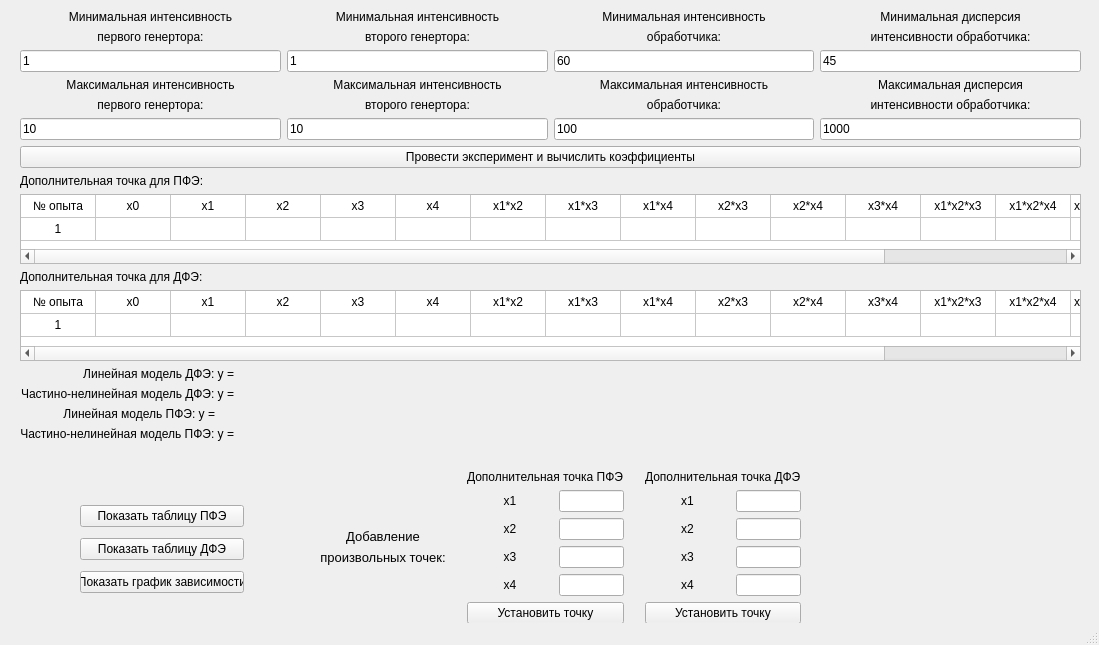
<?xml version="1.0" encoding="UTF-8"?>
<ui version="4.0">
 <class>MainWindow</class>
 <widget class="QMainWindow" name="MainWindow">
  <property name="geometry">
   <rect>
    <x>0</x>
    <y>0</y>
    <width>1099</width>
    <height>645</height>
   </rect>
  </property>
  <property name="windowTitle">
   <string>MainWindow</string>
  </property>
  <widget class="QWidget" name="centralwidget">
   <widget class="QWidget" name="layoutWidget">
    <property name="geometry">
     <rect>
      <x>20</x>
      <y>10</y>
      <width>1061</width>
      <height>451</height>
     </rect>
    </property>
    <layout class="QGridLayout" name="gridLayout_3">
     <item row="1" column="0">
      <widget class="QPushButton" name="btn_do_plan">
       <property name="text">
        <string>Провести эксперимент и вычислить коэффициенты</string>
       </property>
      </widget>
     </item>
     <item row="0" column="0">
      <layout class="QGridLayout" name="gridLayout_2">
       <item row="0" column="3">
        <layout class="QVBoxLayout" name="verticalLayout_3">
         <item>
          <widget class="QLabel" name="label_7">
           <property name="text">
            <string>Минимальная дисперсия</string>
           </property>
           <property name="alignment">
            <set>Qt::AlignCenter</set>
           </property>
          </widget>
         </item>
         <item>
          <widget class="QLabel" name="label_8">
           <property name="text">
            <string>интенсивности обработчика:</string>
           </property>
           <property name="alignment">
            <set>Qt::AlignCenter</set>
           </property>
          </widget>
         </item>
         <item>
          <widget class="QLineEdit" name="entry_proc_dev_min">
           <property name="text">
            <string>45</string>
           </property>
          </widget>
         </item>
        </layout>
       </item>
       <item row="0" column="2">
        <layout class="QVBoxLayout" name="verticalLayout_2">
         <item>
          <widget class="QLabel" name="label_5">
           <property name="text">
            <string>Минимальная интенсивность</string>
           </property>
           <property name="alignment">
            <set>Qt::AlignCenter</set>
           </property>
          </widget>
         </item>
         <item>
          <widget class="QLabel" name="label_6">
           <property name="text">
            <string>обработчика:</string>
           </property>
           <property name="alignment">
            <set>Qt::AlignCenter</set>
           </property>
          </widget>
         </item>
         <item>
          <widget class="QLineEdit" name="entry_proc_int_min">
           <property name="text">
            <string>60</string>
           </property>
          </widget>
         </item>
        </layout>
       </item>
       <item row="0" column="0">
        <layout class="QVBoxLayout" name="verticalLayout">
         <item>
          <widget class="QLabel" name="label">
           <property name="text">
            <string>Минимальная интенсивность</string>
           </property>
           <property name="alignment">
            <set>Qt::AlignCenter</set>
           </property>
          </widget>
         </item>
         <item>
          <widget class="QLabel" name="label_3">
           <property name="text">
            <string>первого генертора:</string>
           </property>
           <property name="alignment">
            <set>Qt::AlignCenter</set>
           </property>
          </widget>
         </item>
         <item>
          <widget class="QLineEdit" name="entry_gen1_int_min">
           <property name="text">
            <string>1</string>
           </property>
          </widget>
         </item>
        </layout>
       </item>
       <item row="1" column="0">
        <layout class="QVBoxLayout" name="verticalLayout_4">
         <item>
          <widget class="QLabel" name="label_9">
           <property name="text">
            <string>Максимальная интенсивность</string>
           </property>
           <property name="alignment">
            <set>Qt::AlignCenter</set>
           </property>
          </widget>
         </item>
         <item>
          <widget class="QLabel" name="label_10">
           <property name="text">
            <string>первого генертора:</string>
           </property>
           <property name="alignment">
            <set>Qt::AlignCenter</set>
           </property>
          </widget>
         </item>
         <item>
          <widget class="QLineEdit" name="entry_gen1_int_max">
           <property name="text">
            <string>10</string>
           </property>
          </widget>
         </item>
        </layout>
       </item>
       <item row="1" column="3">
        <layout class="QVBoxLayout" name="verticalLayout_6">
         <item>
          <widget class="QLabel" name="label_13">
           <property name="text">
            <string>Максимальная дисперсия</string>
           </property>
           <property name="alignment">
            <set>Qt::AlignCenter</set>
           </property>
          </widget>
         </item>
         <item>
          <widget class="QLabel" name="label_14">
           <property name="text">
            <string>интенсивности обработчика:</string>
           </property>
           <property name="alignment">
            <set>Qt::AlignCenter</set>
           </property>
          </widget>
         </item>
         <item>
          <widget class="QLineEdit" name="entry_proc_dev_max">
           <property name="text">
            <string>1000</string>
           </property>
          </widget>
         </item>
        </layout>
       </item>
       <item row="1" column="2">
        <layout class="QVBoxLayout" name="verticalLayout_5">
         <item>
          <widget class="QLabel" name="label_11">
           <property name="text">
            <string>Максимальная интенсивность</string>
           </property>
           <property name="alignment">
            <set>Qt::AlignCenter</set>
           </property>
          </widget>
         </item>
         <item>
          <widget class="QLabel" name="label_12">
           <property name="text">
            <string>обработчика:</string>
           </property>
           <property name="alignment">
            <set>Qt::AlignCenter</set>
           </property>
          </widget>
         </item>
         <item>
          <widget class="QLineEdit" name="entry_proc_int_max">
           <property name="text">
            <string>100</string>
           </property>
          </widget>
         </item>
        </layout>
       </item>
       <item row="0" column="1">
        <layout class="QVBoxLayout" name="verticalLayout_12">
         <item>
          <widget class="QLabel" name="label_32">
           <property name="text">
            <string>Минимальная интенсивность</string>
           </property>
           <property name="alignment">
            <set>Qt::AlignCenter</set>
           </property>
          </widget>
         </item>
         <item>
          <widget class="QLabel" name="label_33">
           <property name="text">
            <string>второго генертора:</string>
           </property>
           <property name="alignment">
            <set>Qt::AlignCenter</set>
           </property>
          </widget>
         </item>
         <item>
          <widget class="QLineEdit" name="entry_gen2_int_min">
           <property name="text">
            <string>1</string>
           </property>
          </widget>
         </item>
        </layout>
       </item>
       <item row="1" column="1">
        <layout class="QVBoxLayout" name="verticalLayout_13">
         <item>
          <widget class="QLabel" name="label_34">
           <property name="text">
            <string>Максимальная интенсивность</string>
           </property>
           <property name="alignment">
            <set>Qt::AlignCenter</set>
           </property>
          </widget>
         </item>
         <item>
          <widget class="QLabel" name="label_35">
           <property name="text">
            <string>второго генертора:</string>
           </property>
           <property name="alignment">
            <set>Qt::AlignCenter</set>
           </property>
          </widget>
         </item>
         <item>
          <widget class="QLineEdit" name="entry_gen2_int_max">
           <property name="text">
            <string>10</string>
           </property>
          </widget>
         </item>
        </layout>
       </item>
      </layout>
     </item>
     <item row="4" column="0">
      <widget class="QLabel" name="label_21">
       <property name="maximumSize">
        <size>
         <width>16777215</width>
         <height>20</height>
        </size>
       </property>
       <property name="text">
        <string>Дополнительная точка для ДФЭ:</string>
       </property>
      </widget>
     </item>
     <item row="6" column="0">
      <layout class="QGridLayout" name="gridLayout">
       <item row="3" column="0">
        <layout class="QVBoxLayout" name="verticalLayout_10">
         <item>
          <widget class="QLabel" name="label_4">
           <property name="maximumSize">
            <size>
             <width>16777215</width>
             <height>20</height>
            </size>
           </property>
           <property name="text">
            <string>Частино-нелинейная модель ПФЭ: y =</string>
           </property>
           <property name="alignment">
            <set>Qt::AlignRight|Qt::AlignTrailing|Qt::AlignVCenter</set>
           </property>
          </widget>
         </item>
         <item>
          <spacer name="verticalSpacer_3">
           <property name="orientation">
            <enum>Qt::Vertical</enum>
           </property>
           <property name="sizeHint" stdset="0">
            <size>
             <width>20</width>
             <height>40</height>
            </size>
           </property>
          </spacer>
         </item>
        </layout>
       </item>
       <item row="2" column="1">
        <widget class="QLabel" name="label_yfl">
         <property name="minimumSize">
          <size>
           <width>0</width>
           <height>0</height>
          </size>
         </property>
         <property name="text">
          <string/>
         </property>
        </widget>
       </item>
       <item row="0" column="1">
        <widget class="QLabel" name="label_ypl">
         <property name="text">
          <string/>
         </property>
        </widget>
       </item>
       <item row="2" column="0">
        <widget class="QLabel" name="label_2">
         <property name="maximumSize">
          <size>
           <width>195</width>
           <height>20</height>
          </size>
         </property>
         <property name="text">
          <string>Линейная модель ПФЭ: y =</string>
         </property>
         <property name="alignment">
          <set>Qt::AlignRight|Qt::AlignTrailing|Qt::AlignVCenter</set>
         </property>
        </widget>
       </item>
       <item row="3" column="1">
        <widget class="QLabel" name="label_yfnl">
         <property name="minimumSize">
          <size>
           <width>0</width>
           <height>26</height>
          </size>
         </property>
         <property name="text">
          <string/>
         </property>
        </widget>
       </item>
       <item row="0" column="0">
        <widget class="QLabel" name="label_36">
         <property name="text">
          <string>Линейная модель ДФЭ: y =</string>
         </property>
         <property name="alignment">
          <set>Qt::AlignRight|Qt::AlignTrailing|Qt::AlignVCenter</set>
         </property>
        </widget>
       </item>
       <item row="1" column="0">
        <widget class="QLabel" name="label_37">
         <property name="text">
          <string>Частино-нелинейная модель ДФЭ: y =</string>
         </property>
         <property name="alignment">
          <set>Qt::AlignRight|Qt::AlignTrailing|Qt::AlignVCenter</set>
         </property>
        </widget>
       </item>
       <item row="1" column="1">
        <widget class="QLabel" name="label_ypnl">
         <property name="text">
          <string/>
         </property>
        </widget>
       </item>
      </layout>
     </item>
     <item row="2" column="0">
      <layout class="QHBoxLayout" name="horizontalLayout_3">
       <item>
        <widget class="QLabel" name="label_18">
         <property name="maximumSize">
          <size>
           <width>16777215</width>
           <height>20</height>
          </size>
         </property>
         <property name="text">
          <string>Дополнительная точка для ПФЭ:</string>
         </property>
        </widget>
       </item>
      </layout>
     </item>
     <item row="3" column="0">
      <widget class="QTableWidget" name="table_custom_full">
       <property name="minimumSize">
        <size>
         <width>800</width>
         <height>20</height>
        </size>
       </property>
       <property name="maximumSize">
        <size>
         <width>16777215</width>
         <height>90</height>
        </size>
       </property>
       <property name="rowCount">
        <number>2</number>
       </property>
       <property name="columnCount">
        <number>17</number>
       </property>
       <attribute name="horizontalHeaderVisible">
        <bool>false</bool>
       </attribute>
       <attribute name="horizontalHeaderDefaultSectionSize">
        <number>75</number>
       </attribute>
       <attribute name="verticalHeaderVisible">
        <bool>false</bool>
       </attribute>
       <attribute name="verticalHeaderDefaultSectionSize">
        <number>23</number>
       </attribute>
       <row/>
       <row/>
       <column/>
       <column/>
       <column/>
       <column/>
       <column/>
       <column/>
       <column/>
       <column/>
       <column/>
       <column/>
       <column/>
       <column/>
       <column/>
       <column/>
       <column/>
       <column/>
       <column/>
       <item row="0" column="0">
        <property name="text">
         <string>№ опыта</string>
        </property>
        <property name="textAlignment">
         <set>AlignCenter</set>
        </property>
       </item>
       <item row="0" column="1">
        <property name="text">
         <string>x0</string>
        </property>
        <property name="textAlignment">
         <set>AlignCenter</set>
        </property>
       </item>
       <item row="0" column="2">
        <property name="text">
         <string>x1</string>
        </property>
        <property name="textAlignment">
         <set>AlignCenter</set>
        </property>
       </item>
       <item row="0" column="3">
        <property name="text">
         <string>x2</string>
        </property>
        <property name="textAlignment">
         <set>AlignCenter</set>
        </property>
       </item>
       <item row="0" column="4">
        <property name="text">
         <string>x3</string>
        </property>
        <property name="textAlignment">
         <set>AlignCenter</set>
        </property>
       </item>
       <item row="0" column="5">
        <property name="text">
         <string>x4</string>
        </property>
        <property name="textAlignment">
         <set>AlignCenter</set>
        </property>
       </item>
       <item row="0" column="6">
        <property name="text">
         <string>x1*x2</string>
        </property>
        <property name="textAlignment">
         <set>AlignCenter</set>
        </property>
       </item>
       <item row="0" column="7">
        <property name="text">
         <string>x1*x3</string>
        </property>
        <property name="textAlignment">
         <set>AlignCenter</set>
        </property>
       </item>
       <item row="0" column="8">
        <property name="text">
         <string>x1*x4</string>
        </property>
        <property name="textAlignment">
         <set>AlignCenter</set>
        </property>
       </item>
       <item row="0" column="9">
        <property name="text">
         <string>x2*x3</string>
        </property>
        <property name="textAlignment">
         <set>AlignCenter</set>
        </property>
       </item>
       <item row="0" column="10">
        <property name="text">
         <string>x2*x4</string>
        </property>
        <property name="textAlignment">
         <set>AlignCenter</set>
        </property>
       </item>
       <item row="0" column="11">
        <property name="text">
         <string>x3*x4</string>
        </property>
        <property name="textAlignment">
         <set>AlignCenter</set>
        </property>
       </item>
       <item row="0" column="12">
        <property name="text">
         <string>x1*x2*x3</string>
        </property>
        <property name="textAlignment">
         <set>AlignCenter</set>
        </property>
       </item>
       <item row="0" column="13">
        <property name="text">
         <string>x1*x2*x4</string>
        </property>
        <property name="textAlignment">
         <set>AlignCenter</set>
        </property>
       </item>
       <item row="0" column="14">
        <property name="text">
         <string>x1*x3*x4</string>
        </property>
       </item>
       <item row="0" column="15">
        <property name="text">
         <string>x2*x3*x4</string>
        </property>
       </item>
       <item row="0" column="16">
        <property name="text">
         <string>x1*x2*x3*x4</string>
        </property>
       </item>
       <item row="1" column="0">
        <property name="text">
         <string>1</string>
        </property>
        <property name="textAlignment">
         <set>AlignCenter</set>
        </property>
       </item>
      </widget>
     </item>
     <item row="5" column="0">
      <widget class="QTableWidget" name="table_custom_partial">
       <property name="minimumSize">
        <size>
         <width>800</width>
         <height>20</height>
        </size>
       </property>
       <property name="maximumSize">
        <size>
         <width>16777215</width>
         <height>90</height>
        </size>
       </property>
       <property name="rowCount">
        <number>2</number>
       </property>
       <property name="columnCount">
        <number>17</number>
       </property>
       <attribute name="horizontalHeaderVisible">
        <bool>false</bool>
       </attribute>
       <attribute name="horizontalHeaderDefaultSectionSize">
        <number>75</number>
       </attribute>
       <attribute name="verticalHeaderVisible">
        <bool>false</bool>
       </attribute>
       <attribute name="verticalHeaderDefaultSectionSize">
        <number>23</number>
       </attribute>
       <row/>
       <row/>
       <column/>
       <column/>
       <column/>
       <column/>
       <column/>
       <column/>
       <column/>
       <column/>
       <column/>
       <column/>
       <column/>
       <column/>
       <column/>
       <column/>
       <column/>
       <column/>
       <column/>
       <item row="0" column="0">
        <property name="text">
         <string>№ опыта</string>
        </property>
        <property name="textAlignment">
         <set>AlignCenter</set>
        </property>
       </item>
       <item row="0" column="1">
        <property name="text">
         <string>x0</string>
        </property>
        <property name="textAlignment">
         <set>AlignCenter</set>
        </property>
       </item>
       <item row="0" column="2">
        <property name="text">
         <string>x1</string>
        </property>
        <property name="textAlignment">
         <set>AlignCenter</set>
        </property>
       </item>
       <item row="0" column="3">
        <property name="text">
         <string>x2</string>
        </property>
        <property name="textAlignment">
         <set>AlignCenter</set>
        </property>
       </item>
       <item row="0" column="4">
        <property name="text">
         <string>x3</string>
        </property>
        <property name="textAlignment">
         <set>AlignCenter</set>
        </property>
       </item>
       <item row="0" column="5">
        <property name="text">
         <string>x4</string>
        </property>
        <property name="textAlignment">
         <set>AlignCenter</set>
        </property>
       </item>
       <item row="0" column="6">
        <property name="text">
         <string>x1*x2</string>
        </property>
        <property name="textAlignment">
         <set>AlignCenter</set>
        </property>
       </item>
       <item row="0" column="7">
        <property name="text">
         <string>x1*x3</string>
        </property>
        <property name="textAlignment">
         <set>AlignCenter</set>
        </property>
       </item>
       <item row="0" column="8">
        <property name="text">
         <string>x1*x4</string>
        </property>
        <property name="textAlignment">
         <set>AlignCenter</set>
        </property>
       </item>
       <item row="0" column="9">
        <property name="text">
         <string>x2*x3</string>
        </property>
        <property name="textAlignment">
         <set>AlignCenter</set>
        </property>
       </item>
       <item row="0" column="10">
        <property name="text">
         <string>x2*x4</string>
        </property>
        <property name="textAlignment">
         <set>AlignCenter</set>
        </property>
       </item>
       <item row="0" column="11">
        <property name="text">
         <string>x3*x4</string>
        </property>
        <property name="textAlignment">
         <set>AlignCenter</set>
        </property>
       </item>
       <item row="0" column="12">
        <property name="text">
         <string>x1*x2*x3</string>
        </property>
        <property name="textAlignment">
         <set>AlignCenter</set>
        </property>
       </item>
       <item row="0" column="13">
        <property name="text">
         <string>x1*x2*x4</string>
        </property>
        <property name="textAlignment">
         <set>AlignCenter</set>
        </property>
       </item>
       <item row="0" column="14">
        <property name="text">
         <string>x1*x3*x4</string>
        </property>
       </item>
       <item row="0" column="15">
        <property name="text">
         <string>x2*x3*x4</string>
        </property>
       </item>
       <item row="0" column="16">
        <property name="text">
         <string>x1*x2*x3*x4</string>
        </property>
       </item>
       <item row="1" column="0">
        <property name="text">
         <string>1</string>
        </property>
        <property name="textAlignment">
         <set>AlignCenter</set>
        </property>
       </item>
      </widget>
     </item>
    </layout>
   </widget>
   <widget class="QWidget" name="layoutWidget">
    <property name="geometry">
     <rect>
      <x>320</x>
      <y>470</y>
      <width>481</width>
      <height>154</height>
     </rect>
    </property>
    <layout class="QHBoxLayout" name="horizontalLayout_2">
     <item>
      <layout class="QVBoxLayout" name="verticalLayout_11">
       <item>
        <spacer name="verticalSpacer">
         <property name="orientation">
          <enum>Qt::Vertical</enum>
         </property>
         <property name="sizeHint" stdset="0">
          <size>
           <width>20</width>
           <height>40</height>
          </size>
         </property>
        </spacer>
       </item>
       <item>
        <widget class="QLabel" name="label_19">
         <property name="font">
          <font>
           <pointsize>10</pointsize>
          </font>
         </property>
         <property name="text">
          <string>Добавление</string>
         </property>
         <property name="alignment">
          <set>Qt::AlignCenter</set>
         </property>
        </widget>
       </item>
       <item>
        <widget class="QLabel" name="label_20">
         <property name="font">
          <font>
           <pointsize>10</pointsize>
          </font>
         </property>
         <property name="text">
          <string>произвольных точек:</string>
         </property>
         <property name="alignment">
          <set>Qt::AlignCenter</set>
         </property>
        </widget>
       </item>
       <item>
        <spacer name="verticalSpacer_2">
         <property name="orientation">
          <enum>Qt::Vertical</enum>
         </property>
         <property name="sizeHint" stdset="0">
          <size>
           <width>20</width>
           <height>40</height>
          </size>
         </property>
        </spacer>
       </item>
      </layout>
     </item>
     <item>
      <spacer name="horizontalSpacer_3">
       <property name="orientation">
        <enum>Qt::Horizontal</enum>
       </property>
       <property name="sizeHint" stdset="0">
        <size>
         <width>40</width>
         <height>20</height>
        </size>
       </property>
      </spacer>
     </item>
     <item>
      <layout class="QHBoxLayout" name="horizontalLayout">
       <item>
        <layout class="QVBoxLayout" name="verticalLayout_7">
         <item>
          <widget class="QLabel" name="label_15">
           <property name="text">
            <string>Дополнительная точка ПФЭ</string>
           </property>
          </widget>
         </item>
         <item>
          <layout class="QGridLayout" name="gridLayout_7">
           <property name="sizeConstraint">
            <enum>QLayout::SetDefaultConstraint</enum>
           </property>
           <item row="0" column="0">
            <widget class="QLabel" name="label_24">
             <property name="text">
              <string>x1</string>
             </property>
             <property name="alignment">
              <set>Qt::AlignCenter</set>
             </property>
            </widget>
           </item>
           <item row="0" column="1">
            <widget class="QLineEdit" name="entry_x1_1">
             <property name="maximumSize">
              <size>
               <width>65</width>
               <height>16777215</height>
              </size>
             </property>
            </widget>
           </item>
           <item row="1" column="0">
            <widget class="QLabel" name="label_25">
             <property name="text">
              <string>x2</string>
             </property>
             <property name="alignment">
              <set>Qt::AlignCenter</set>
             </property>
            </widget>
           </item>
           <item row="2" column="1">
            <widget class="QLineEdit" name="entry_x3_1">
             <property name="maximumSize">
              <size>
               <width>65</width>
               <height>16777215</height>
              </size>
             </property>
            </widget>
           </item>
           <item row="1" column="1">
            <widget class="QLineEdit" name="entry_x2_1">
             <property name="maximumSize">
              <size>
               <width>65</width>
               <height>16777215</height>
              </size>
             </property>
            </widget>
           </item>
           <item row="2" column="0">
            <widget class="QLabel" name="label_26">
             <property name="text">
              <string>x3</string>
             </property>
             <property name="alignment">
              <set>Qt::AlignCenter</set>
             </property>
            </widget>
           </item>
           <item row="3" column="0">
            <widget class="QLabel" name="label_30">
             <property name="text">
              <string>x4</string>
             </property>
             <property name="alignment">
              <set>Qt::AlignCenter</set>
             </property>
            </widget>
           </item>
           <item row="3" column="1">
            <widget class="QLineEdit" name="entry_x4_1">
             <property name="maximumSize">
              <size>
               <width>65</width>
               <height>16777215</height>
              </size>
             </property>
            </widget>
           </item>
          </layout>
         </item>
         <item>
          <widget class="QPushButton" name="btn_set1">
           <property name="text">
            <string>Установить точку</string>
           </property>
          </widget>
         </item>
        </layout>
       </item>
       <item>
        <spacer name="horizontalSpacer">
         <property name="orientation">
          <enum>Qt::Horizontal</enum>
         </property>
         <property name="sizeHint" stdset="0">
          <size>
           <width>40</width>
           <height>20</height>
          </size>
         </property>
        </spacer>
       </item>
       <item>
        <layout class="QVBoxLayout" name="verticalLayout_8">
         <item>
          <widget class="QLabel" name="label_16">
           <property name="text">
            <string>Дополнительная точка ДФЭ</string>
           </property>
          </widget>
         </item>
         <item>
          <layout class="QGridLayout" name="gridLayout_8">
           <property name="sizeConstraint">
            <enum>QLayout::SetDefaultConstraint</enum>
           </property>
           <item row="0" column="0">
            <widget class="QLabel" name="label_29">
             <property name="text">
              <string>x1</string>
             </property>
             <property name="alignment">
              <set>Qt::AlignCenter</set>
             </property>
            </widget>
           </item>
           <item row="1" column="1">
            <widget class="QLineEdit" name="entry_x2_2">
             <property name="maximumSize">
              <size>
               <width>65</width>
               <height>16777215</height>
              </size>
             </property>
            </widget>
           </item>
           <item row="2" column="0">
            <widget class="QLabel" name="label_28">
             <property name="text">
              <string>x3</string>
             </property>
             <property name="alignment">
              <set>Qt::AlignCenter</set>
             </property>
            </widget>
           </item>
           <item row="0" column="1">
            <widget class="QLineEdit" name="entry_x1_2">
             <property name="maximumSize">
              <size>
               <width>65</width>
               <height>16777215</height>
              </size>
             </property>
            </widget>
           </item>
           <item row="1" column="0">
            <widget class="QLabel" name="label_27">
             <property name="text">
              <string>x2</string>
             </property>
             <property name="alignment">
              <set>Qt::AlignCenter</set>
             </property>
            </widget>
           </item>
           <item row="2" column="1">
            <widget class="QLineEdit" name="entry_x3_2">
             <property name="maximumSize">
              <size>
               <width>65</width>
               <height>16777215</height>
              </size>
             </property>
            </widget>
           </item>
           <item row="3" column="0">
            <widget class="QLabel" name="label_31">
             <property name="text">
              <string>x4</string>
             </property>
             <property name="alignment">
              <set>Qt::AlignCenter</set>
             </property>
            </widget>
           </item>
           <item row="3" column="1">
            <widget class="QLineEdit" name="entry_x4_2">
             <property name="maximumSize">
              <size>
               <width>65</width>
               <height>16777215</height>
              </size>
             </property>
            </widget>
           </item>
          </layout>
         </item>
         <item>
          <widget class="QPushButton" name="btn_set2">
           <property name="text">
            <string>Установить точку</string>
           </property>
          </widget>
         </item>
        </layout>
       </item>
      </layout>
     </item>
    </layout>
   </widget>
   <widget class="QWidget" name="layoutWidget">
    <property name="geometry">
     <rect>
      <x>80</x>
      <y>500</y>
      <width>164</width>
      <height>101</height>
     </rect>
    </property>
    <layout class="QVBoxLayout" name="verticalLayout_9">
     <item>
      <widget class="QPushButton" name="btn_full">
       <property name="text">
        <string>Показать таблицу ПФЭ</string>
       </property>
      </widget>
     </item>
     <item>
      <widget class="QPushButton" name="btn_partial">
       <property name="text">
        <string>Показать таблицу ДФЭ</string>
       </property>
      </widget>
     </item>
     <item>
      <widget class="QPushButton" name="btn_chart">
       <property name="text">
        <string>Показать график зависимости</string>
       </property>
      </widget>
     </item>
    </layout>
   </widget>
  </widget>
  <widget class="QStatusBar" name="statusbar"/>
 </widget>
 <resources/>
 <connections/>
</ui>
